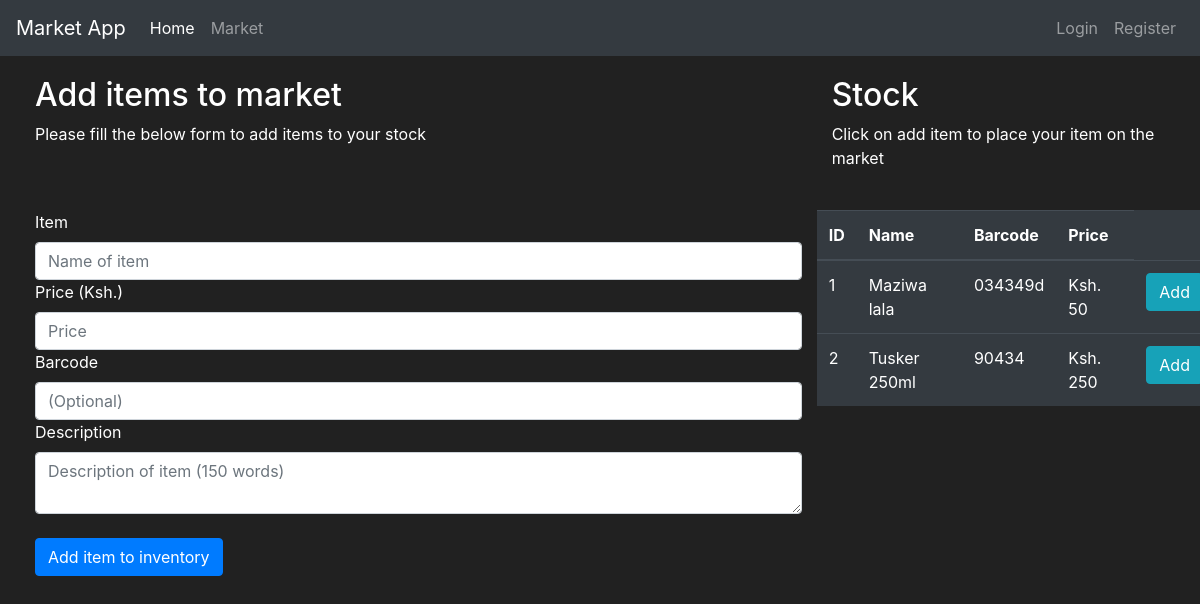
The app's page /item with its own data.
### markets/models.py (models this page shows, shortened)
class Stock(db.Model):
    id = db.Column(db.Integer(), primary_key=True)
    name = db.Column(db.String(length=30), nullable=False, unique=True)
    price = db.Column(db.Integer(), nullable=False)
    barcode = db.Column(db.String(length=12), nullable=True, unique=True)
    description = db.Column(db.String(length=1024), nullable=False, unique=True)

### markets/routes.py (the view, shortened to what this page needs)
@app.route('/item', methods=['POST', 'GET'])
def item():
    add_form = StockForm()
    all_items = Stock.query.all()
    return render_template('item.html', add_form=add_form, all_items=all_items)

### markets/forms.py
class StockForm(FlaskForm):
    name = StringField(label='Item', validators=[DataRequired()])
    price = IntegerField(label='Price (Ksh.)', validators=[DataRequired()])
    barcode = StringField(label='Barcode',validators=[DataRequired()])
    description = TextAreaField(label='Description')
    submit = SubmitField(label='Add item to inventory')

### markets/templates/item.html (shortened to what this page needs)
{% extends 'base.html' %}
{% block content %}
<div class="row" style="margin-top: 20px; margin-left: 20px">
   <div class="col-8">
      <h2>Add items to market</h2>
      <p> Please fill the below form to add items to your stock</p>
      <br>
      <form method="post"  style="color:white">
         <br>
         {{ add_form.name.label() }}
         {{ add_form.name(class="form-control",placeholder="Name of item") }}
         {{ add_form.price.label() }}
         {{ add_form.price(class="form-control",placeholder="Price") }}
         {{ add_form.barcode.label() }}
         {{ add_form.price(class="form-control",placeholder="(Optional)") }}
         {{ add_form.description.label() }}
         {{ add_form.description(class="form-control",placeholder="Description of item (150 words)") }}
         <br>
         {{ add_form.submit(class="btn btn-outline btn-primary")}}
         <br>
      </form>
   </div>
   <div class="col-4">
      <h2>Stock</h2>
      <p> Click on add item to place your item on the market</p>
      <br>
      <div class="row">
         {% if all_items %}
         <table class="table table-hover table-dark">
         <thead>
            <tr>
               <th scope="col">ID</th>
               <th scope="col">Name</th>
               <th scope="col">Barcode</th>
               <th scope="col">Price</th>
            </tr>
         </thead>
         <tbody>
            {% for row in all_items %}
            <tr>
               <td>{{ row.id }}</td>
               <td>{{ row.name }}</td>
               <td>{{ row.barcode }}</td>
               <td>Ksh. {{ row.price}}</td>
               <td>
                  <button class="btn btn-outline btn-info">Add</button>
               </td>
            </tr>
            {% endfor %}
         </tbody>
      </table>
         {% endif %}
      </div>
   </div>
</div>
{% endblock %}

### markets/templates/base.html (style rules this page uses)
body { background-color: #212121; color: white }

### records on screen
Stock: id "1", name "Maziwa lala", barcode "034349d", price "50"
Stock: id "2", name "Tusker 250ml", barcode "90434", price "250"

### other values on screen
{{ add_form.name.label() }} "Item"
{{ add_form.price.label() }} "Price (Ksh.)"
{{ add_form.barcode.label() }} "Barcode"
{{ add_form.description.label() }} "Description"
